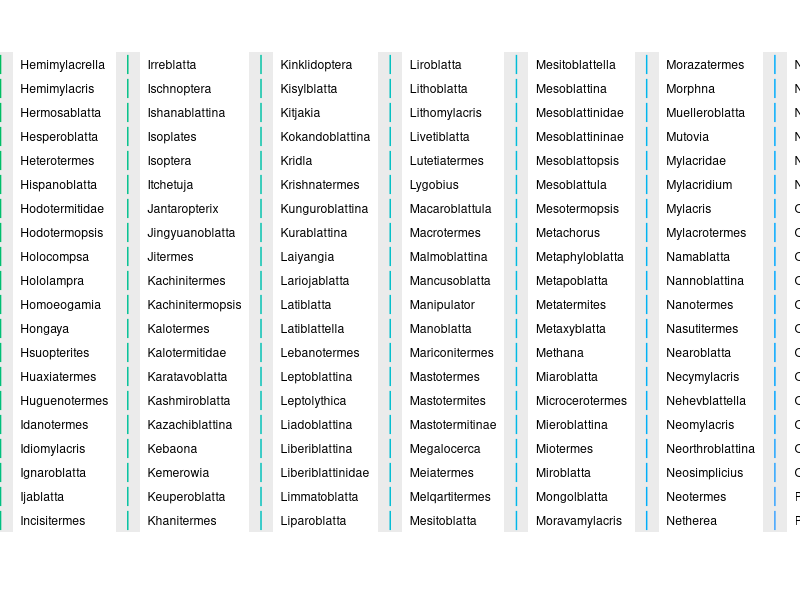
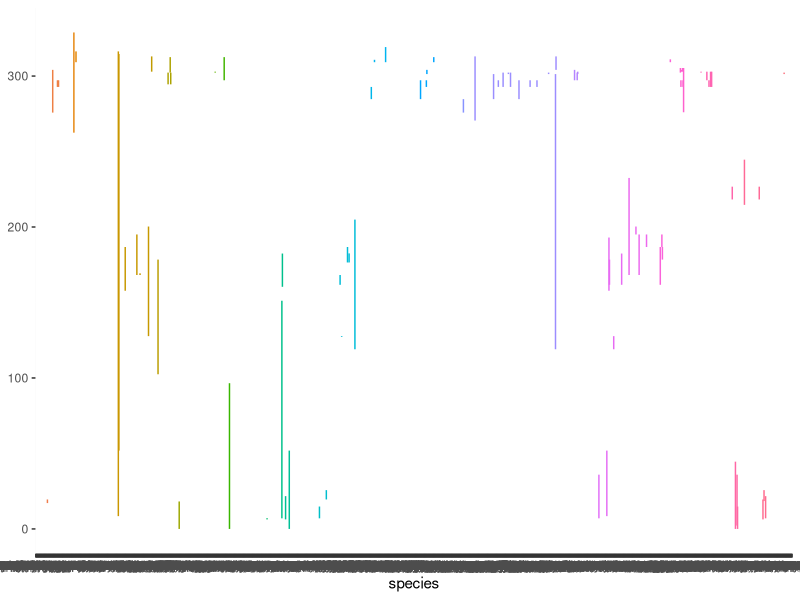
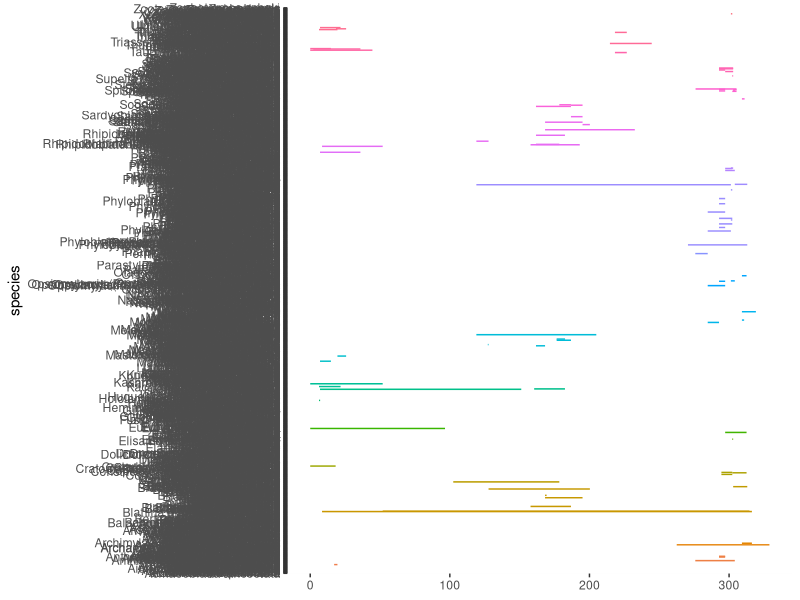
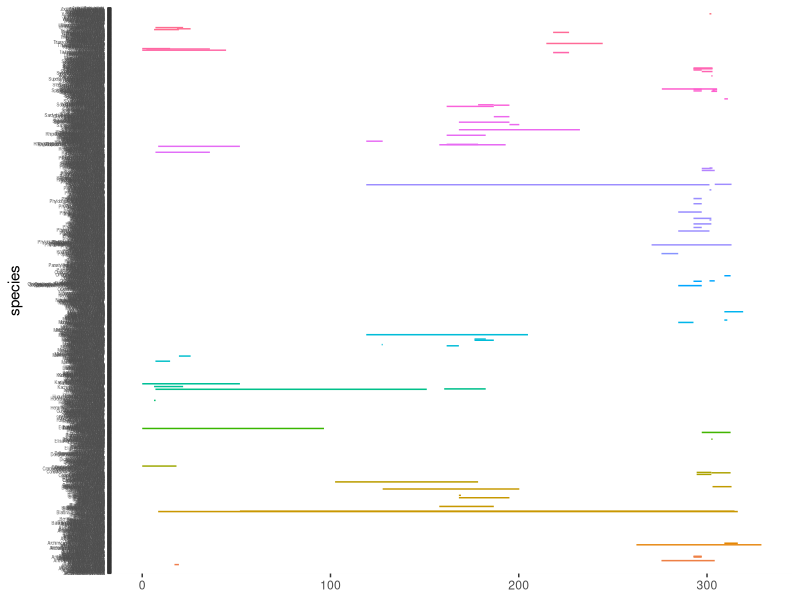
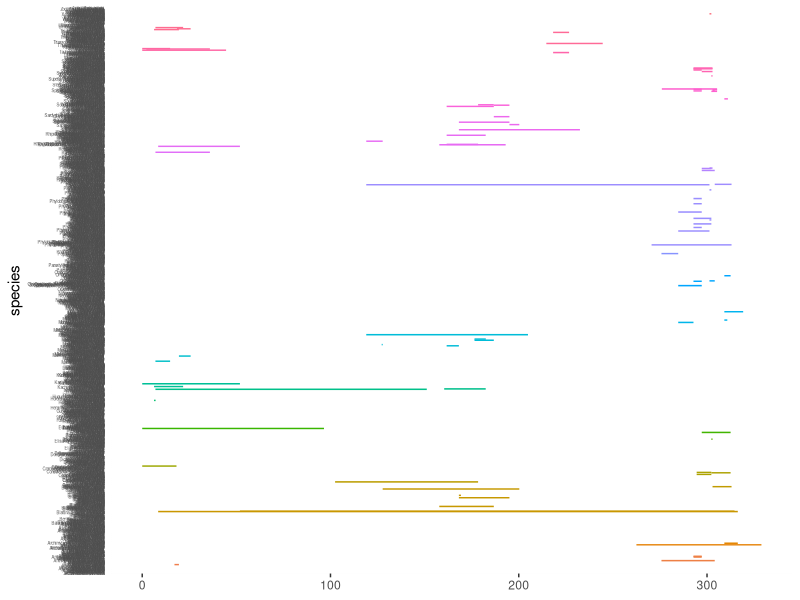
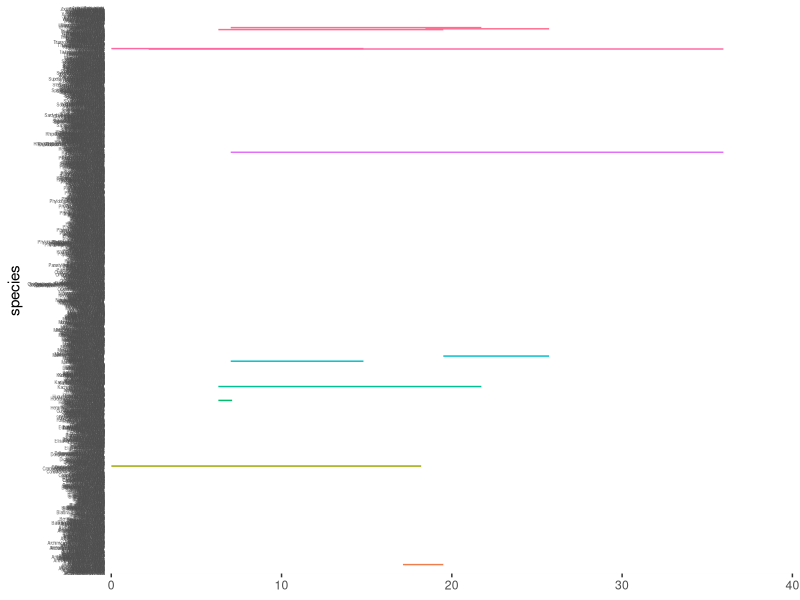
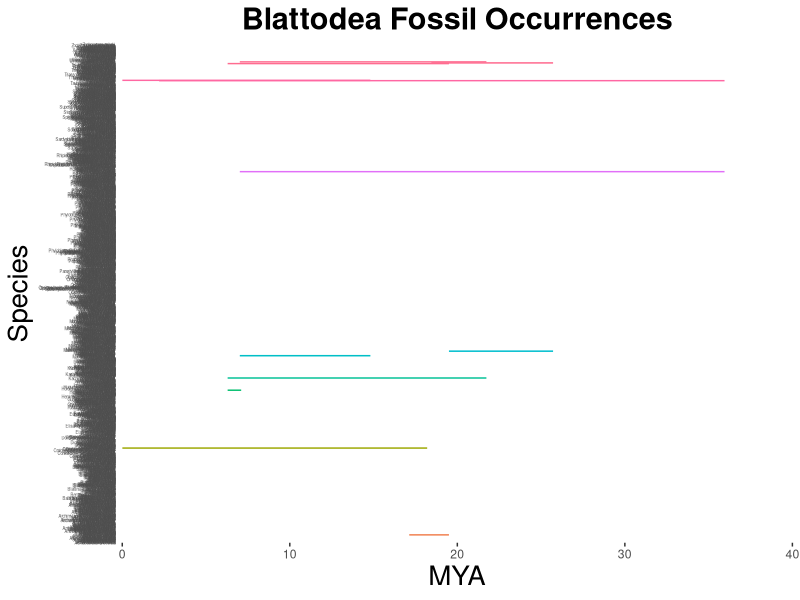

R code for these plots, in order:
## ---- chunk 1
library(ggplot2)
setwd("~/Desktop/eeb-177/eeb-177-final-project")
Blattodea <- read.csv("Blattodea-ranges.csv", header = F, as.is = T)
names(Blattodea) <- c("genus", "species", "minage", "maxage")
head(Blattodea)
Blattodea_occ <- ggplot(Blattodea, aes( species, ymin = maxage, ymax=minage, colour = genus))
Blattodea_occ <- Blattodea_occ + geom_linerange()
Blattodea_occ
Blattodea_occ <- Blattodea_occ + theme(legend.position="none")
Blattodea_occ
Blattodea_occ <- Blattodea_occ + coord_flip()
Blattodea_occ
Blattodea_occ <-  Blattodea_occ +  theme(axis.text.y = element_text(size=3))
Blattodea_occ
Blattodea_occ <- Blattodea_occ + theme(axis.ticks.y=element_blank())
Blattodea_occ
Blattodea_occ<- Blattodea_occ + scale_y_continuous(limits=c(0, 40), expand = c(0, 0), breaks=c(0, 10, 20, 30, 40))
Blattodea_occ
Blattodea_occ<- Blattodea_occ + labs(title = "Blattodea Fossil Occurrences", x = "Species", y = "MYA") + theme(plot.title = element_text(hjust = 0.5, size=22, face = "bold"), axis.title =element_text(size=20))
Blattodea_occ

